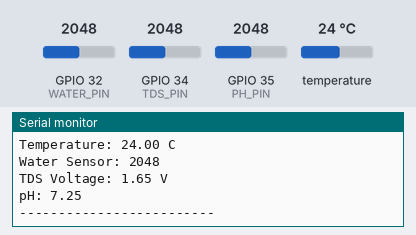
The sketch below on a simulated ESP32. On the bench: the last lines printed to the serial monitor. Inputs (shaded band) come from the test bench; at power-on: temperature 24 °C, GPIO 32 (WATER_PIN) = 2048, GPIO 34 (TDS_PIN) = 2048, GPIO 35 (PH_PIN) = 2048.

Above: at 2.2 s.
2.3 s: temperature set to 12 °C
6.0 s: GPIO 32 (WATER_PIN) set to 2866
9.7 s: GPIO 34 (TDS_PIN) set to 2866
At 10.5 s:
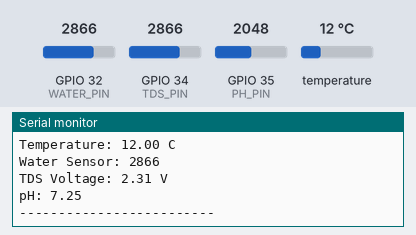
13.4 s: GPIO 35 (PH_PIN) set to 2866
At 16.1 s:
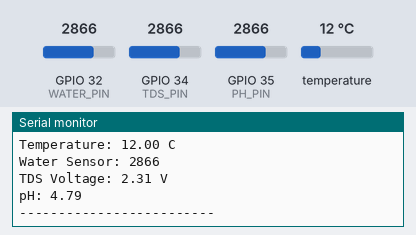
17.1 s: temperature set to 19 °C
20.8 s: GPIO 32 (WATER_PIN) set to 3972
Timing chart, 0 to 23.8 s (numbered marks = the images above; inputs shaded):
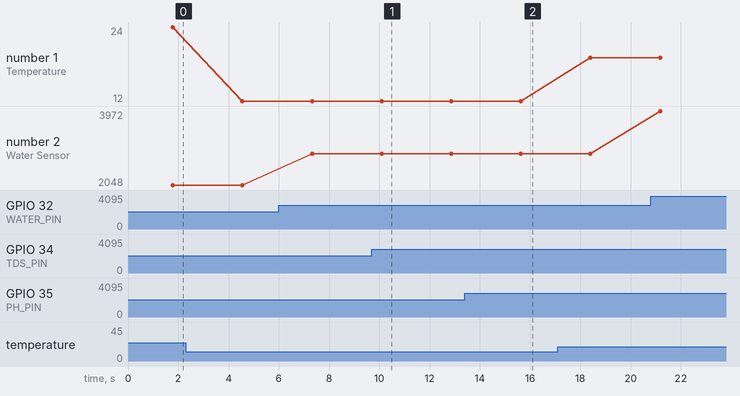

Measured:
- after the input at 9.7 s, the serial monitor: prints a new line after 0.40 s (image 1)
- after the input at 13.4 s, the serial monitor: prints a new line after 2.2 s (image 2)
- plotted number 1: 24 → 12 after the input at 2.3 s, 12 → 19 after the input at 17.1 s
- plotted number 2: 2048 → 2866 after the input at 6.0 s, 2866 → 3972 after the input at 20.8 s

The sketch:

smart_aquaculture_esp32.ino
```cpp
#include <OneWire.h>
#include <DallasTemperature.h>
#define TEMP_PIN 4
#define WATER_PIN 32
#define TDS_PIN 34
#define PH_PIN 35
OneWire oneWire(TEMP_PIN);
DallasTemperature temperatureSensor(&oneWire);
void setup() {
  Serial.begin(115200);
  temperatureSensor.begin();
  delay(1000);
  Serial.println("================================");
  Serial.println("Smart Aquaculture Assistant");
  Serial.println("ESP32 Sensor Monitoring Started");
  Serial.println("================================");
}
void loop() {
  temperatureSensor.requestTemperatures();
  float temperature =
      temperatureSensor.getTempCByIndex(0);
  int waterValue = analogRead(WATER_PIN);
  int tdsRaw = analogRead(TDS_PIN);
  float tdsVoltage =
      tdsRaw * 3.3 / 4095.0;
  int phRaw = analogRead(PH_PIN);
  float pH =
      7.0 + (2130 - phRaw) * 0.003;
  Serial.println("-------------------------");
  Serial.print("Temperature: ");
  Serial.print(temperature, 2);
  Serial.println(" C");
  Serial.print("Water Sensor: ");
  Serial.println(waterValue);
  Serial.print("TDS Voltage: ");
  Serial.print(tdsVoltage, 2);
  Serial.println(" V");
  Serial.print("pH: ");
  Serial.println(pH, 2);
  Serial.println("-------------------------");
  delay(2000);
}
```
